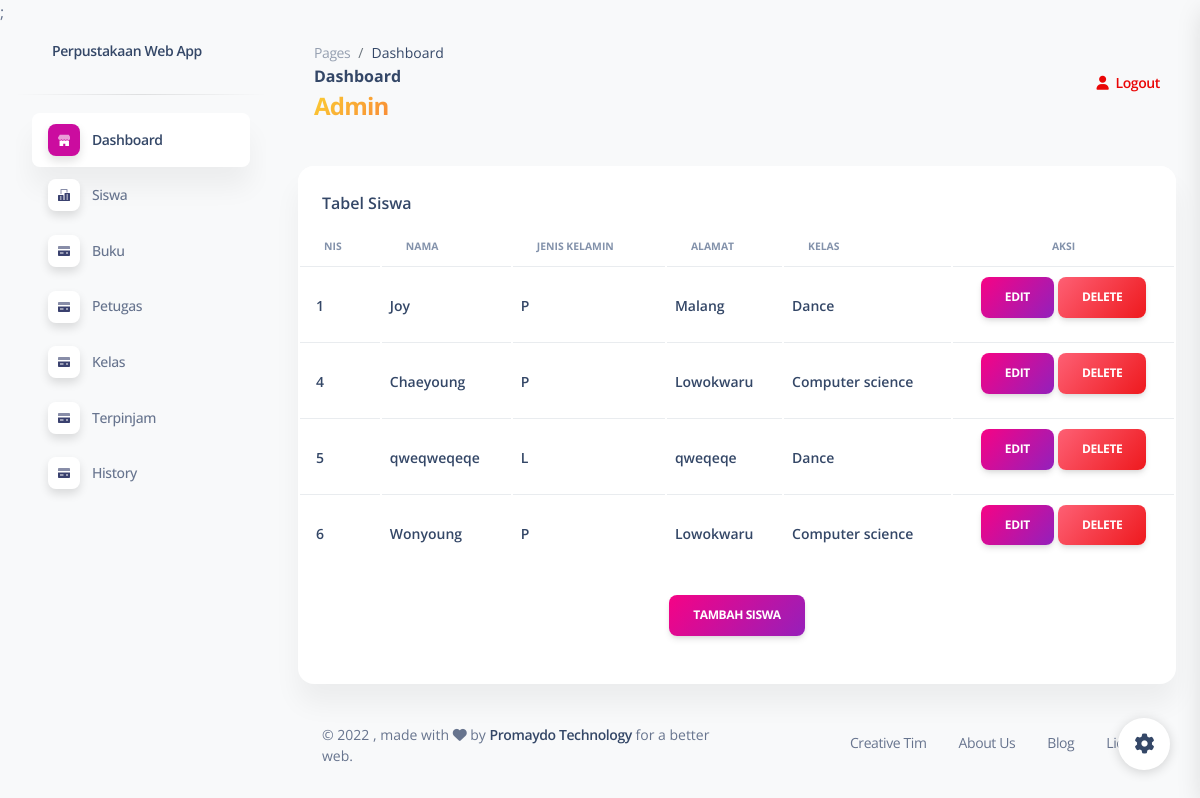
The app's page /admin/siswa.php (signed in) with its own data.
### tables this page shows
CREATE TABLE `siswa` (
  `nis` int(11) NOT NULL,
  `nama` varchar(100) NOT NULL,
  `jenis_kelamin` enum('L','P') NOT NULL,
  `alamat` varchar(100) NOT NULL,
  `id_kelas` int(11) NOT NULL
);

CREATE TABLE `kelas` (
  `id_kelas` int(11) NOT NULL,
  `nama_kelas` varchar(255) NOT NULL
);

### admin/siswa.php (the view, shortened to what this page needs)
<?php
include 'config.php';
$result = mysqli_query($db, "SELECT * FROM siswa join kelas on siswa.id_kelas=kelas.id_kelas");
?>
<!DOCTYPE html>
<html lang="en">
<head>
    <link href="../assets/css/nucleo-icons.css" rel="stylesheet" />
    <link href="../assets/css/nucleo-svg.css" rel="stylesheet" />
    <link href="../assets/css/nucleo-svg.css" rel="stylesheet" />
    <link id="pagestyle" href="../assets/css/soft-ui-dashboard.css?v=1.0.6" rel="stylesheet" />
</head>
<body class="g-sidenav-show bg-gray-100">
    <?php include '../sidemenu.php'; ?>
    <main class="main-content position-relative max-height-vh-100 h-100 border-radius-lg">
        <nav class="navbar navbar-main navbar-expand-lg px-0 mx-4 shadow-none border-radius-xl" id="navbarBlur" navbar-scroll="true">
            <div class="container-fluid py-1 px-3">
                <nav aria-label="breadcrumb">
                    <ol class="breadcrumb bg-transparent mb-0 pb-0 pt-1 px-0 me-sm-6 me-5">
                        <li class="breadcrumb-item text-sm"><a class="opacity-5 text-dark" href="javascript:;">Pages</a></li>
                        <li class="breadcrumb-item text-sm text-dark active" aria-current="page">Dashboard</li>
                    </ol>
                    <h6 class="font-weight-bolder mb-0">Dashboard</h6>
                    <div class="nama-petugas">
                        <h4 class="font-weight-bolder text-warning text-gradient">Admin</h4>
                    </div>
                </nav>
                <div class="collapse navbar-collapse mt-sm-0 mt-2 me-md-0 me-sm-4" id="navbar">
                    <ul class="navbar-nav justify-content-end">
                        <li class="nav-item d-flex align-items-center">
                            <a href="../logout.php" class="nav-link text-danger font-weight-bold px-0">
                                <i class="fa fa-user me-sm-1"></i>
                                <span class="d-sm-inline d-none">Logout</span>
                            </a>
                        </li>
                    </ul>
                </div>
            </div>
        </nav>
        <div class="container-fluid py-4">
            <div class="row">
                <div class="col-12">
                    <div class="card mb-4">
                        <div class="card-header pb-0">
                            <h6>Tabel Siswa</h6>
                        </div>
                        <div class="card-body px-0 pt-0 pb-2">
                            <div class="table-responsive p-0">
                                <table class="table align-items-center mb-0">
                                    <thead>
                                        <tr>
                                            <th class="text-uppercase text-secondary text-xxs font-weight-bolder">NIS</th>
                                            <th class="text-uppercase text-secondary text-xxs font-weight-bolder">Nama</th>
                                            <th class="text-uppercase text-secondary text-xxs font-weight-bolder">Jenis Kelamin</th>
                                            <th class="text-uppercase text-secondary text-xxs font-weight-bolder">Alamat</th>
                                            <th class="text-uppercase text-secondary text-xxs font-weight-bolder">Kelas</th>
                                            <th class="text-uppercase text-center text-secondary text-xxs font-weight-bolder">Aksi</th>
                                        </tr>
                                    </thead>
                                    <tbody class="posts-list">
                                        <?php
                                        while ($data = mysqli_fetch_array($result)) {
                                        ?>
                                            <tr>
                                                <td>
                                                    <div class="d-flex px-2 py-1">
                                                        <div class="d-flex flex-column justify-content-center">
                                                            <h6 class="mb-0 text-sm"><?php echo $data['nis'] ?></h6>
                                                        </div>
                                                    </div>
                                                </td>
                                                <td>
                                                    <div class="d-flex flex-column justify-content-center">
                                                        <h6 class="mb-0 text-sm"><?php echo $data['nama'] ?></h6>
                                                    </div>
                                                </td>
                                                <td>
                                                    <div class="d-flex flex-column justify-content-center">
                                                        <h6 class="mb-0 text-sm"><?php echo $data['jenis_kelamin'] ?></h6>
                                                    </div>
                                                </td>
                                                <td>
                                                    <div class="d-flex flex-column justify-content-center">
                                                        <h6 class="mb-0 text-sm"><?php echo $data['alamat'] ?></h6>
                                                    </div>
                                                </td>
                                                <td>
                                                    <div class="d-flex flex-column justify-content-center">
                                                        <h6 class="mb-0 text-sm"><?php echo $data['nama_kelas'] ?></h6>
                                                    </div>
                                                </td>
                                                <td class="text-center">
                                                    <a href="editsiswa.php?id=<?php echo $data['nis']; ?>" class="btn bg-gradient-primary">Edit</a>
                                                    <a href="deletesiswa.php?id=<?php echo $data['nis']; ?>" class="btn bg-gradient-danger">Delete</a>
                                                </td>
                                            </tr>
                                        <?php
                                        }
                                        ?>
                                    </tbody>
                                </table>
                            </div>
                            <div class="text-center my-4">
                                <a href="tambahsiswa.php" class="btn bg-gradient-primary mx-auto">Tambah Siswa</a>
                            </div>
                        </div>
                    </div>
                </div>
            </div>
            <footer class="footer pt-3">
                <div class="container-fluid">
                    <div class="row align-items-center justify-content-lg-between">
                        <div class="col-lg-6 mb-lg-0 mb-4">
                            <div class="copyright text-center text-sm text-muted text-lg-start">
                                ©
                                , made with <i class="fa fa-heart"></i> by
                                <a href="https://www.promaydo.net" class="font-weight-bold" target="_blank">Promaydo Technology</a>
                                for a better web.
                            </div>
                        </div>
                        <div class="col-lg-6">
                            <ul class="nav nav-footer justify-content-center justify-content-lg-end">
                                <li class="nav-item">
                                    <a href="https://www.creative-tim.com" class="nav-link text-muted" target="_blank">Creative Tim</a>
                                </li>
                                <li class="nav-item">
                                    <a href="https://www.creative-tim.com/presentation" class="nav-link text-muted" target="_blank">About Us</a>
                                </li>
                                <li class="nav-item">
                                    <a href="https://www.creative-tim.com/blog" class="nav-link text-muted" target="_blank">Blog</a>
                                </li>
                                <li class="nav-item">
                                    <a href="https://www.creative-tim.com/license" class="nav-link pe-0 text-muted" target="_blank">License</a>
                                </li>
                            </ul>
                        </div>
                    </div>
                </div>
            </footer>
        </div>
    </main>
    <div class="fixed-plugin">
        <a class="fixed-plugin-button text-dark position-fixed px-3 py-2">
            <i class="fa fa-cog py-2"> </i>
        </a>
    </div>
</body>
</html>

### records on screen
siswa: nis "1", nama "Joy", jenis_kelamin "P", alamat "Malang", id_kelas.nama_kelas "Dance"
siswa: nis "4", nama "Chaeyoung", jenis_kelamin "P", alamat "Lowokwaru", id_kelas.nama_kelas "Computer science"
siswa: nis "5", nama "qweqweqeqe", jenis_kelamin "L", alamat "qweqeqe", id_kelas.nama_kelas "Dance"
siswa: nis "6", nama "Wonyoung", jenis_kelamin "P", alamat "Lowokwaru", id_kelas.nama_kelas "Computer science"
